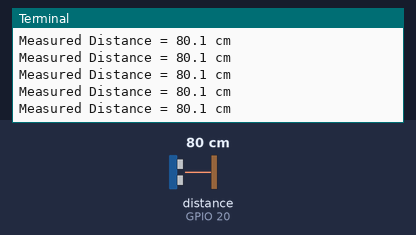
A program run on a simulated Raspberry Pi (BCM pin numbers). On the bench: the last lines printed to the terminal. Inputs (shaded band) come from the test bench; at power-on: distance to the obstacle (sensor on GPIO 20) 80 cm. The echo pulse lasts 58.3 µs per cm; the clock reads 2024-03-15 10:24:30 at power-on unless the program sets it.

Above: at 1.2 s.
1.3 s: distance to the obstacle (sensor on GPIO 20) set to 2 cm
At 1.35 s:
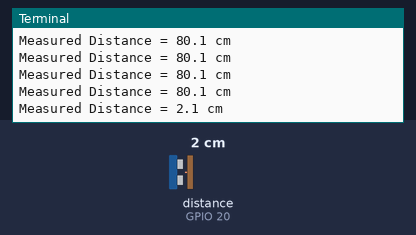
2.8 s: distance to the obstacle (sensor on GPIO 20) set to 4 cm
At 2.82 s:
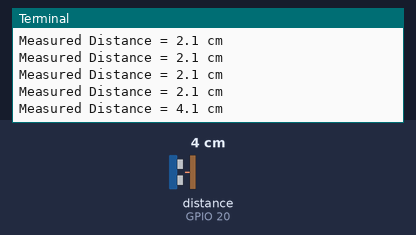
Timing chart, 0 to 5.8 s (numbered marks = the images above; inputs shaded):
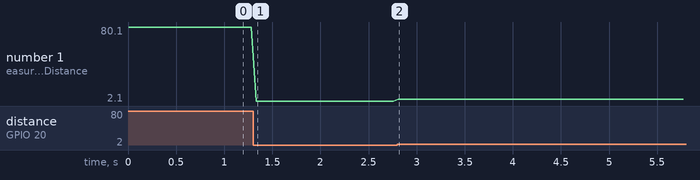

The program:

SR04-test2.py
```python
import RPi.GPIO as GPIO
import time

GPIO.setmode(GPIO.BCM)
GPIO.setwarnings(False)

GPIO_TRIGGER = 21
GPIO_ECHO = 20

GPIO.setup(GPIO_TRIGGER, GPIO.OUT)
GPIO.setup(GPIO_ECHO, GPIO.IN)

while True:
    GPIO.output(GPIO_TRIGGER, True)
    time.sleep(0.00001) #10uS
    GPIO.output(GPIO_TRIGGER, False)

    while GPIO.input(GPIO_ECHO) == 0:
        StartTime = time.time()

    while GPIO.input(GPIO_ECHO) == 1:
        StopTime = time.time()

    TimeElapsed = StopTime - StartTime
    distance = TimeElapsed * 17150
    #distance = round(distance, 3)

    if distance >2 and distance < 400:
        print ("Measured Distance = %.1f cm" % distance)

    time.sleep(0.05) #50mS
```

Measured:
- after the input at 1.3 s, the terminal: prints a new line at once (image 1)
- after the input at 2.8 s, the terminal: prints a new line at once (image 2)
- plotted number 1: 80.1 → 2.1 after the input at 1.3 s, 2.1 → 4.1 after the input at 2.8 s
